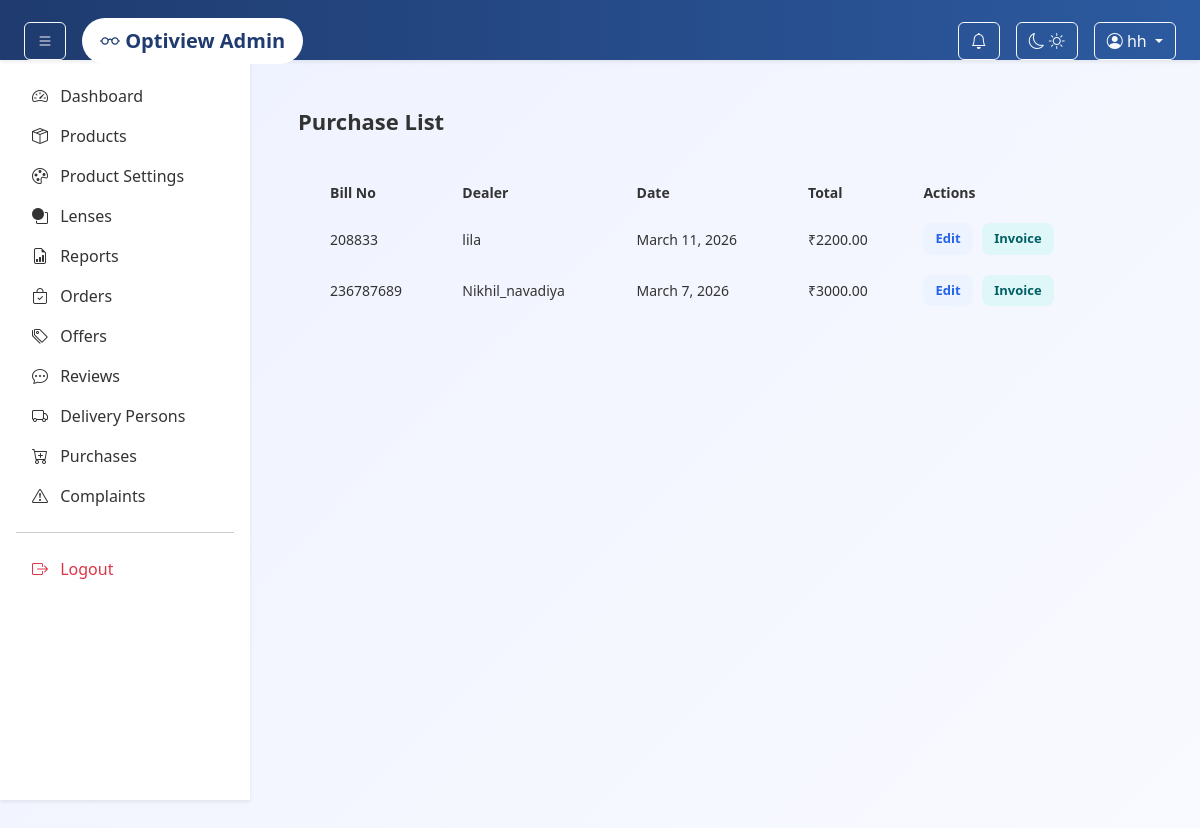
Screenshot of /admin-panel/purchase/ (signed in) with the database file from the repository.
### adminpanel/models.py (models this page shows, shortened)
class Purchase(models.Model):
    dealer = models.ForeignKey(Dealer, on_delete=models.CASCADE)
    bill_number = models.CharField(max_length=100)
    purchase_date = models.DateField(auto_now_add=True)
    total_amount = models.DecimalField(max_digits=10, decimal_places=2, default=0)

class Dealer(models.Model):
    name = models.CharField(max_length=100)
    phone = models.CharField(max_length=15)
    email = models.EmailField(blank=True, null=True)
    address = models.TextField(blank=True)

### adminpanel/views.py (the view)
# urls.py: path("purchase/", views.purchase_list, name="purchase_list"),
def purchase_list(request):
    purchases = Purchase.objects.all().order_by("-purchase_date")
    return render(request, "admin/purchase_list.html", {
        "purchases": purchases
    })

### adminpanel/context_processors.py (called while the page is built)
def notification_count(request):
    if request.user.is_authenticated:
        return {
            "notification_count": Notification.objects.filter(
                user=request.user,
                is_read=False
            ).count()
        }
    return {"notification_count": 0}

### app/context_processors.py (called while the page is built)
def cart_count(request):
    count = 0
    if request.user.is_authenticated:
        count = Cart.objects.filter(user=request.user).count()
    return {'cart_count': count}

### templates/admin/purchase_list.html (shortened to what this page needs)
{% extends "admin/base.html" %}
{% load static %}
{% block content %}
<div class="purchase-list-page">
    <h2>Purchase List</h2>
    <div class="purchase-table-card">
        <table class="purchase-table">
            <thead>
                <tr>
                    <th>Bill No</th>
                    <th>Dealer</th>
                    <th>Date</th>
                    <th>Total</th>
                    <th>Actions</th>
                </tr>
            </thead>
            <tbody>
                {% if purchases %}
                    {% for purchase in purchases %}
                    <tr>
                        <td>{{ purchase.bill_number }}</td>
                        <td>{{ purchase.dealer.name }}</td>
                        <td>{{ purchase.purchase_date }}</td>
                        <td>₹{{ purchase.total_amount }}</td>
                        <td>
                            <a href="{% url 'adminpanel:edit_purchase' purchase.id %}" class="btn-action btn-edit">Edit</a>
                            <a href="{% url 'adminpanel:purchase_invoice' purchase.id %}" class="btn-action btn-invoice">Invoice</a>
                        </td>
                    </tr>
                    {% endfor %}
                {% else %}
                    <tr>
                        <td colspan="5" style="text-align:center; color:var(--text-muted); padding:14px;">
                            No purchases found.
                        </td>
                    </tr>
                {% endif %}
            </tbody>
        </table>
    </div>
</div>
{% endblock %}

### templates/admin/base.html (shortened to what this page needs)
{% load static %}
<!DOCTYPE html>
<html lang="en">
<head>
    <link href="https://cdn.jsdelivr.net/npm/bootstrap@5.3.3/dist/css/bootstrap.min.css" rel="stylesheet">
    <link href="https://cdn.jsdelivr.net/npm/bootstrap-icons@1.11.3/font/bootstrap-icons.css" rel="stylesheet">
    <link rel="stylesheet" href="{% static 'admin/css/style.css' %}">
</head>
<body>
<nav class="navbar navbar-dark bg-dark shadow-sm px-4">
    <div class="d-flex align-items-center">
        <button class="btn btn-outline-light me-3" id="sidebarToggle">
            <i class="bi bi-list"></i>
        </button>
        <a class="navbar-brand fw-bold" href="{% url 'adminpanel:dashboard' %}">
            <i class="bi bi-eyeglasses"></i> Optiview Admin
        </a>
    </div>
    <div class="ms-auto d-flex align-items-center gap-3">
        <div class="dropdown">
            <button class="btn btn-outline-light position-relative" data-bs-toggle="dropdown">
                <i class="bi bi-bell"></i>
            </button>
        </div>
        <button id="themeToggle" class="btn btn-outline-light">
            <i id="moonIcon" class="bi bi-moon"></i>
            <i id="sunIcon" class="bi bi-sun"></i>
        </button>
        <div class="dropdown">
            <button class="btn btn-outline-light dropdown-toggle" data-bs-toggle="dropdown">
                <i class="bi bi-person-circle"></i> {{ user.username }}
            </button>
        </div>
    </div>
</nav>
<aside class="sidebar shadow-sm p-3" id="sidebar">
<ul class="nav flex-column">
<li class="nav-item">
    <a class="nav-link" data-bs-toggle="collapse" href="#dashboardMenu">
        <i class="bi bi-speedometer2 me-2"></i> Dashboard
    </a>
</li>
<li class="nav-item">
    <a class="nav-link" data-bs-toggle="collapse" href="#productMenu">
        <i class="bi bi-box-seam me-2"></i> Products
    </a>
</li>
       <li class="nav-item">
    <a class="nav-link" data-bs-toggle="collapse" href="#productSettingsMenu">
        <i class="bi bi-palette me-2"></i> Product Settings
    </a>
</li>
        <li class="nav-item">
            <a class="nav-link" href="{% url 'adminpanel:lens_list' %}">
                <i class="bi bi-circle-square me-2"></i> Lenses
            </a>
        </li>
        <li class="nav-item">
    <a class="nav-link" href="{% url 'adminpanel:reports' %}">
        <i class="bi bi-file-earmark-bar-graph me-2"></i> Reports
    </a>
</li>
        <li class="nav-item">
            <a class="nav-link" href="{% url 'adminpanel:orders_list' %}">
                <i class="bi bi-bag-check me-2"></i> Orders
            </a>
        </li>
        <li class="nav-item">
            <a class="nav-link" data-bs-toggle="collapse" href="#offerMenu">
                <i class="bi bi-tags me-2"></i> Offers
            </a>
        </li>
        <li class="nav-item">
            <a class="nav-link" href="{% url 'adminpanel:review_list' %}">
                <i class="bi bi-chat-dots me-2"></i> Reviews
            </a>
        </li>
        <li class="nav-item">
            <a class="nav-link" href="{% url 'adminpanel:delivery_person_list' %}">
                <i class="bi bi-truck me-2"></i> Delivery Persons
            </a>
        </li>
        <li class="nav-item">
    <a class="nav-link" data-bs-toggle="collapse" href="#purchaseMenu">
        <i class="bi bi-cart-plus me-2"></i> Purchases
    </a>
</li>
        <li class="nav-item">
            <a class="nav-link" href="{% url 'adminpanel:complaints_list' %}">
               <i class="bi bi-exclamation-triangle me-2"></i> Complaints
            </a>
        </li>
        <hr>
        <li class="nav-item">
            <a class="nav-link text-danger" href="{% url 'adminpanel:logout' %}">
                <i class="bi bi-box-arrow-right me-2"></i> Logout
            </a>
        </li>
</ul>
</aside>
<main class="content-area p-4" id="contentArea">
    {% block content %}{% endblock %}
</main>
</body>
</html>

### static/delivery/css/style.css (style rules this page uses)
* { margin: 0; padding: 0; box-sizing: border-box; font-family: 'Poppins', 'Segoe UI', sans-serif; }
body { background: linear-gradient(135deg, #eef2ff, #f9faff); min-height: 100vh; color: #333; }
.navbar { background: linear-gradient(90deg, #1f3b6f, #2c5aa0); color: white; padding: 18px 50px; display: flex; justify-content: space-between; align-items: center; box-shadow: 0 6px 20px rgba(0,0,0,0.15); }
.navbar a { background: white; color: #1f3b6f; padding: 8px 18px; border-radius: 25px; text-decoration: none; font-weight: 600; transition: 0.3s ease; }
* { margin: 0; padding: 0; box-sizing: border-box; }
.sidebar { width: 250px; background: #e5e7eb; padding: 20px; }

### templates/admin/base.html (style rules this page uses)
body { overflow-x: hidden; }
.navbar { position: fixed; top: 0; left: 0; width: 100%; height: 60px; z-index: 1000; }
.sidebar { width: 250px; height: calc(100vh - 60px); position: fixed; top: 60px; left: 0; overflow-y: auto; background: #fff; transition: 0.3s; }
.sidebar .nav-link { color: #333; }
.content-area { margin-top: 60px; margin-left: 250px; min-height: 100vh; transition: 0.3s; }
.navbar-brand { font-size: 20px; }

### templates/admin/purchase_list.html (style rules this page uses)
.purchase-list-page { padding: 24px; }
.purchase-table-card { background: var(--card-bg); border: 1px solid var(--card-border); border-radius: 14px; padding: 20px; box-shadow: var(--card-shadow); }
.purchase-list-page h2 { color: var(--text-main); font-size: 22px; font-weight: 600; margin-bottom: 18px; }
.purchase-table { width: 100%; border-collapse: collapse; font-size: 14px; }
.purchase-table th, .purchase-table td { padding: 10px 12px; border-bottom: 1px solid var(--card-border); text-align: left; color: var(--text-main); }
.purchase-table thead { background: var(--table-head); }
.btn-action { display: inline-block; padding: 6px 12px; border-radius: 8px; font-size: 13px; font-weight: 600; text-decoration: none; cursor: pointer; margin-right: 6px; }
.btn-edit { background: #eef4ff; color: #2563eb; border: none; }
.btn-invoice { background: #e0f7fa; color: #006064; border: none; }

### rows the page displays
Purchase: bill_number "208833", dealer.name "lila", purchase_date "March 11, 2026", total_amount "2200.00"
Purchase: bill_number "236787689", dealer.name "Nikhil_navadiya", purchase_date "March 7, 2026", total_amount "3000.00"

### other values shown
{{ user.username }} "hh"
